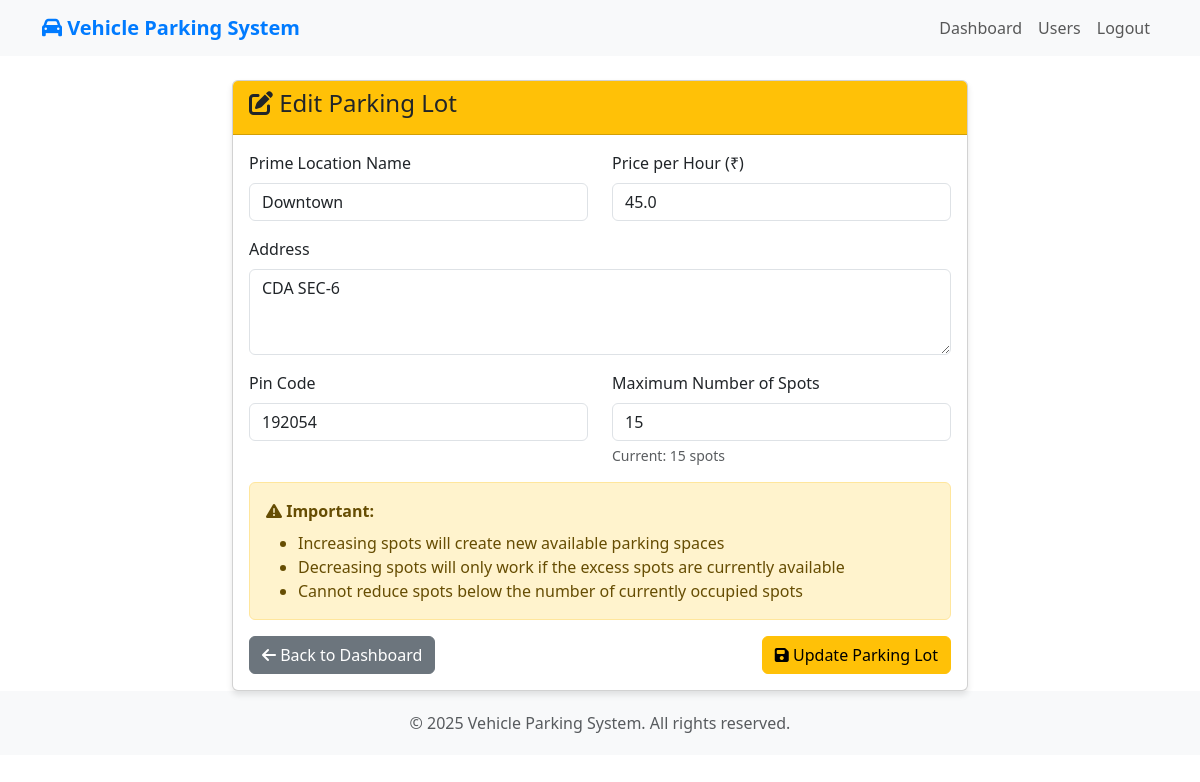
Page /edit_lot/2 (signed in) on the committed database.
### main_app.py (models this page shows, shortened)
class ParkingLot(db.Model):
    __tablename__ = 'parking_lots'
    id = db.Column(db.Integer, primary_key=True)
    prime_location_name = db.Column(db.String(200), nullable=False)
    price = db.Column(db.Float, nullable=False)
    address = db.Column(db.Text, nullable=False)
    pin_code = db.Column(db.String(10), nullable=False)
    maximum_spots = db.Column(db.Integer, nullable=False)
    created_at = db.Column(db.DateTime, default=datetime.utcnow)
    parking_spots = db.relationship('ParkingSpot', backref='lot', lazy=True, cascade='all, delete-orphan')

### main_app.py (the view, shortened to what this page needs)
@app.route('/edit_lot/<int:lot_id>', methods=['GET', 'POST'])
def edit_lot(lot_id):
    if not session.get('is_admin'):
        return redirect(url_for('login'))
    lot = ParkingLot.query.get_or_404(lot_id)
    return render_template('edit_lot.html', lot=lot)

### templates/edit_lot.html (shortened to what this page needs)
{% extends "base.html" %}
{% block content %}
<div class="row justify-content-center">
    <div class="col-md-8">
        <div class="card">
            <div class="card-header bg-warning text-dark">
                <h4><i class="fas fa-edit"></i> Edit Parking Lot</h4>
            </div>
            <div class="card-body">
                <form method="POST">
                    <div class="row">
                        <div class="col-md-6">
                            <div class="mb-3">
                                <label for="location_name" class="form-label">Prime Location Name</label>
                                <input type="text" class="form-control" id="location_name" name="location_name"
                                       value="{{ lot.prime_location_name }}" required>
                            </div>
                        </div>
                        <div class="col-md-6">
                            <div class="mb-3">
                                <label for="price" class="form-label">Price per Hour (₹)</label>
                                <input type="number" class="form-control" id="price" name="price"
                                       step="0.01" min="0" value="{{ lot.price }}" required>
                            </div>
                        </div>
                    </div>
                    <div class="mb-3">
                        <label for="address" class="form-label">Address</label>
                        <textarea class="form-control" id="address" name="address" rows="3" required>{{ lot.address }}</textarea>
                    </div>
                    <div class="row">
                        <div class="col-md-6">
                            <div class="mb-3">
                                <label for="pin_code" class="form-label">Pin Code</label>
                                <input type="text" class="form-control" id="pin_code" name="pin_code"
                                       pattern="[0-9]{6}" value="{{ lot.pin_code }}" required>
                            </div>
                        </div>
                        <div class="col-md-6">
                            <div class="mb-3">
                                <label for="max_spots" class="form-label">Maximum Number of Spots</label>
                                <input type="number" class="form-control" id="max_spots" name="max_spots"
                                       min="1" max="1000" value="{{ lot.maximum_spots }}" required>
                                <div class="form-text">Current: {{ lot.maximum_spots }} spots</div>
                            </div>
                        </div>
                    </div>
                    <div class="alert alert-warning">
                        <i class="fas fa-exclamation-triangle"></i>
                        <strong>Important:</strong>
                        <ul class="mb-0 mt-2">
                            <li>Increasing spots will create new available parking spaces</li>
                            <li>Decreasing spots will only work if the excess spots are currently available</li>
                            <li>Cannot reduce spots below the number of currently occupied spots</li>
                        </ul>
                    </div>
                    <div class="d-flex justify-content-between">
                        <a href="{{ url_for('admin_dashboard') }}" class="btn btn-secondary">
                            <i class="fas fa-arrow-left"></i> Back to Dashboard
                        </a>
                        <button type="submit" class="btn btn-warning">
                            <i class="fas fa-save"></i> Update Parking Lot
                        </button>
                    </div>
                </form>
            </div>
        </div>
    </div>
</div>
{% endblock %}

### templates/base.html (style rules this page uses)
.card { box-shadow: 0 4px 6px rgba(0, 0, 0, 0.1); }

### rows in the picture
ParkingLot: location_name "Downtown", price "45.0", address "CDA SEC-6", pin_code "192054", max_spots "15", maximum_spots "15"
